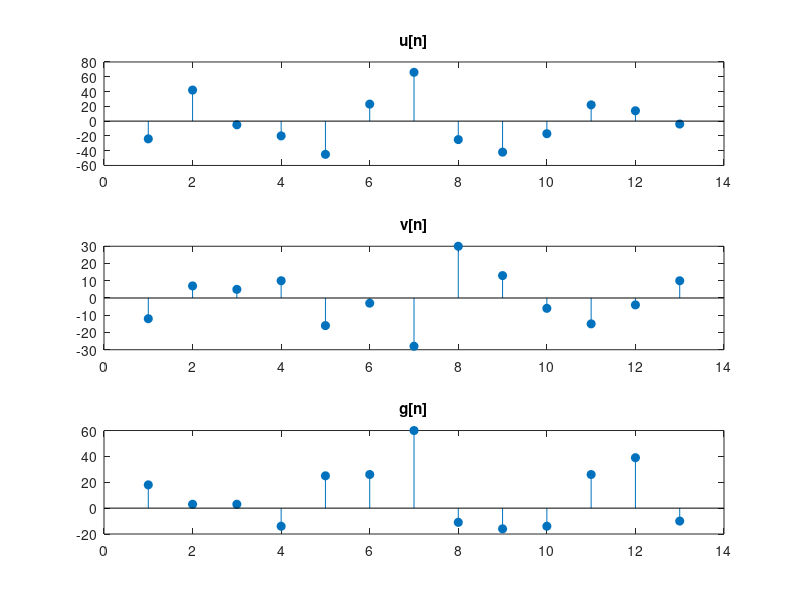

Recreate this plot in MATLAB.
% Question 3
n_1=-3:3;
x=[-4, 5, 1, -2, -3, 0, 2];
n_2=-1:5;
y=[6,-3,-1,0,8,7,-2];
n_3=2:8;
w=[3,2,2,-1,0,-2,5];

u=conv(x,y);
subplot(3,1,1);
stem(u,'filled');
title("u[n]");

v=conv(x,w);
subplot(3,1,2);
stem(v,'filled');
title("v[n]");

g=conv(w,y);
subplot(3,1,3);
stem(g,'filled');
title("g[n]");